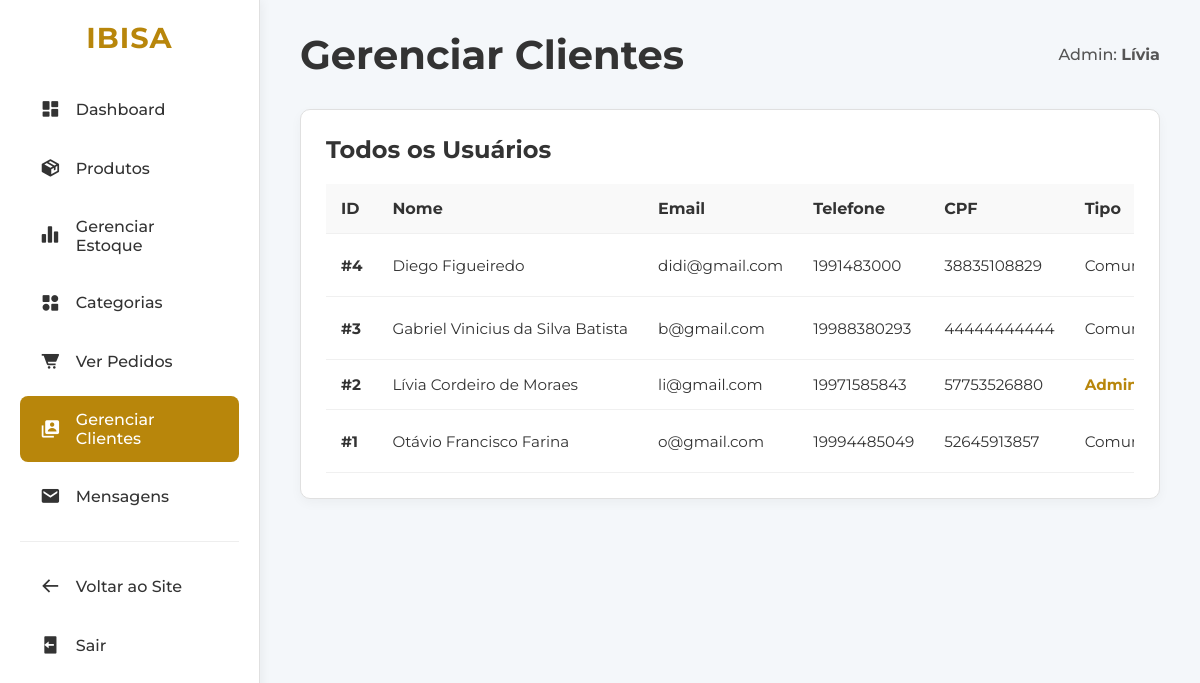
Page /adm/admin_usuarios.php (signed in) on the committed database.
### tables this page shows
CREATE TABLE `usuarios` (
  `id_usuario` int NOT NULL,
  `tipo` int NOT NULL DEFAULT '1',
  `conta_status` enum('Ativa','Bloqueada') NOT NULL DEFAULT 'Ativa' COMMENT 'Controla se a conta do usuário está ativa ou bloqueada pelo admin',
  `nome_usuario` varchar(200) NOT NULL,
  `email` varchar(200) NOT NULL,
  `senha` varchar(255) NOT NULL,
  `telefone` varchar(50) NOT NULL,
  `cpf` varchar(100) NOT NULL
);

### adm/admin_usuarios.php (the view, shortened to what this page needs)
<?php
require_once '../conexao.php';
$usuarios = [];
try {
    $stmt = $pdo->query("SELECT id_usuario, tipo, nome_usuario, email, telefone, cpf, conta_status FROM usuarios ORDER BY nome_usuario ASC");
    $usuarios = $stmt->fetchAll(PDO::FETCH_ASSOC);
} catch (PDOException $e) {
    $db_error = "Erro ao carregar usuários: " . $e->getMessage();
}
?>
<!DOCTYPE html>
<html lang="pt-br">
<head>
    <link href='https://unpkg.com/boxicons@2.1.4/css/boxicons.min.css' rel='stylesheet'>
</head>
<body>
    <div class="admin-container">
        <aside class="admin-sidebar">
            <a href="../index.php" class="logo">IBISA</a>
            <ul class="admin-menu">
                <li><a href="painel_admin.php"><i class='bx bxs-dashboard'></i>Dashboard</a></li>
                <li><a href="admin_produtos.php"><i class='bx bxs-package'></i>Produtos</a></li>
                <li><a href="admin_estoque.php"><i class='bx bxs-bar-chart-alt-2'></i>Gerenciar Estoque</a></li>
                <li><a href="admin_categorias.php"><i class='bx bxs-category-alt'></i>Categorias</a></li>
                <li><a href="admin_pedidos.php"><i class='bx bxs-cart-alt'></i>Ver Pedidos</a></li>
                <li><a href="admin_usuarios.php" class="active"><i class='bx bxs-user-account'></i>Gerenciar
                        Clientes</a></li>
                <li><a href="admin_mensagens.php"><i class='bx bxs-envelope'></i> Mensagens</a></li>
                <li class="menu-divider"></li>
                <li><a href="../index.php"><i class='bx bx-arrow-back'></i>Voltar ao Site</a></li>
                <li><a href="../logout.php"><i class='bx bxs-log-out'></i>Sair</a></li>
            </ul>
        </aside>
        <main class="admin-content">
            <div class="admin-header">
                <h1>Gerenciar Clientes</h1>
                <div class="admin-profile">
                    Admin: <strong><?php echo htmlspecialchars(explode(' ', $_SESSION['usuario_nome'])[0]); ?></strong>
                </div>
            </div>
            <div class="content-card">
                <h2>Todos os Usuários</h2>
                <div class="table-responsive-wrapper">
                    <table class="user-table">
                        <thead>
                            <tr>
                                <th>ID</th>
                                <th>Nome</th>
                                <th>Email</th>
                                <th>Telefone</th>
                                <th>CPF</th>
                                <th>Tipo</th>
                            </tr>
                        </thead>
                        <tbody>
                            <?php if (empty($usuarios)): ?>
                                <tr>
                                    <td colspan="8" style="text-align: center;">Nenhum usuário encontrado.</td>
                                </tr>
                            <?php else: ?>
                                <?php foreach ($usuarios as $usuario): ?>
                                    <tr>
                                        <td><strong>#<?php echo htmlspecialchars($usuario['id_usuario']); ?></strong></td>
                                        <td><?php echo htmlspecialchars($usuario['nome_usuario']); ?></td>
                                        <td><?php echo htmlspecialchars($usuario['email']); ?></td>
                                        <td><?php echo htmlspecialchars($usuario['telefone']); ?></td>
                                        <td><?php echo htmlspecialchars($usuario['cpf']); ?></td>
                                        <td>
                                            <?php if ($usuario['tipo'] == 2): ?>
                                                <span style="font-weight: 700; color: #b8860b;">Admin</span>
                                            <?php else: ?>
                                                <span>Comum</span>
                                            <?php endif; ?>
                                        </td>
                                    </tr>
                                <?php endforeach; ?>
                            <?php endif; ?>
                        </tbody>
                    </table>
                </div>
            </div>
        </main>
    </div>
</body>
</html>

### adm/admin_usuarios.php (style rules this page uses)
* { margin: 0; padding: 0; box-sizing: border-box; }
body { font-family: 'Montserrat', sans-serif; background-color: #f4f7fa; color: #333; display: flex; min-height: 100vh; }
a { text-decoration: none; color: inherit; }
ul { list-style: none; }
table { border-collapse: collapse; width: 100%; }
.admin-container { display: flex; width: 100%; }
.admin-sidebar { flex: 0 0 260px; background-color: #ffffff; min-height: 100vh; border-right: 1px solid #e0e0e0; padding: 20px; box-shadow: 2px 0 10px rgba(0, 0, 0, 0.05); }
.admin-sidebar .logo { font-size: 1.8rem; font-weight: 700; letter-spacing: 1px; color: #b8860b; text-align: center; margin-bottom: 30px; display: block; }
.admin-sidebar .admin-menu li { margin-bottom: 10px; }
.admin-sidebar .admin-menu li a { display: flex; align-items: center; gap: 15px; padding: 14px 20px; font-weight: 500; border-radius: 8px; transition: background-color 0.3s ease, color 0.3s ease; }
.admin-sidebar .admin-menu li a i { font-size: 1.3rem; }
.admin-sidebar .admin-menu li a.active { background-color: #b8860b; color: #ffffff; }
.admin-sidebar .admin-menu .menu-divider { height: 1px; background-color: #eee; margin: 20px 0; }
.admin-content { flex: 1; padding: 30px 40px; overflow-y: auto; }
.admin-header { display: flex; justify-content: space-between; align-items: center; margin-bottom: 30px; }
.admin-header h1 { font-size: 2.5rem; font-weight: 700; }
.admin-header .admin-profile { font-weight: 500; color: #555; }
.content-card { background-color: #ffffff; border-radius: 10px; padding: 25px; border: 1px solid #e0e0e0; box-shadow: 0 4px 12px rgba(0, 0, 0, 0.04); margin-bottom: 30px; }
.content-card h2 { font-size: 1.5rem; font-weight: 700; margin-bottom: 20px; }
.table-responsive-wrapper { width: 100%; overflow-x: auto; }
.user-table th, .user-table td { padding: 15px; text-align: left; border-bottom: 1px solid #f0f0f0; vertical-align: middle; white-space: nowrap; }
.user-table th { font-weight: 700; background-color: #f9f9f9; }
.user-table td { font-size: 0.95rem; }

### rows in the picture
usuarios: id_usuario "4", nome_usuario "Diego Figueiredo", email "didi@gmail.com", telefone "1991483000", cpf "38835108829", tipo "Comum"
usuarios: id_usuario "3", nome_usuario "Gabriel Vinicius da Silva Batista", email "b@gmail.com", telefone "19988380293", cpf "44444444444", tipo "Comum"
usuarios: id_usuario "2", nome_usuario "Lívia Cordeiro de Moraes", email "li@gmail.com", telefone "19971585843", cpf "57753526880", tipo "Admin"
usuarios: id_usuario "1", nome_usuario "Otávio Francisco Farina", email "o@gmail.com", telefone "19994485049", cpf "52645913857", tipo "Comum"

### other values in the picture
explode(' ', $_SESSION['usuario_nome'])[0] "Lívia"
